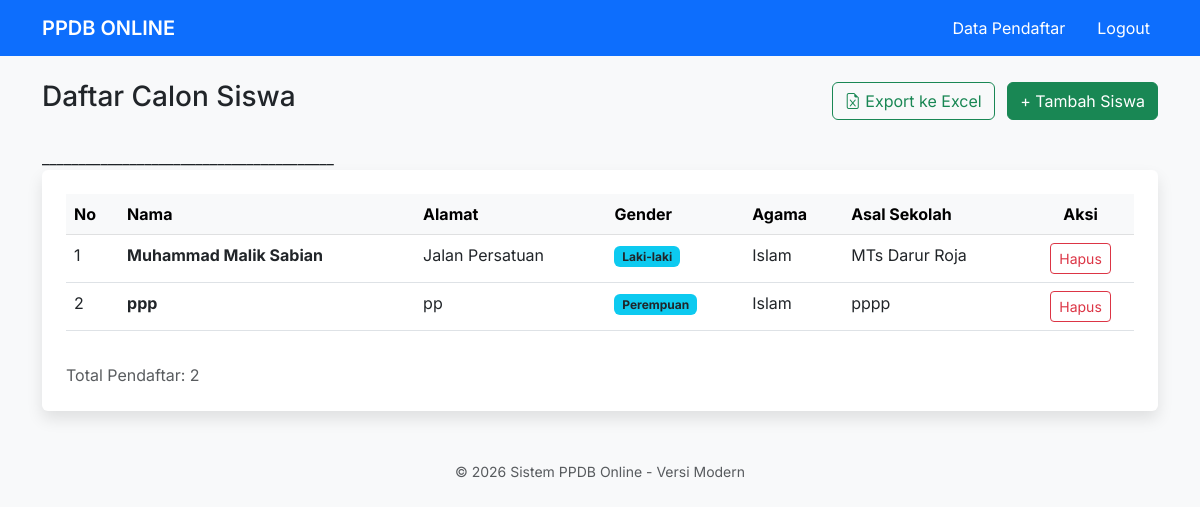
Screenshot of /listsiswa.php (signed in) with the database file from the repository.
### tables this page shows
CREATE TABLE `calon_siswa` (
  `id` int(11) NOT NULL,
  `nama` varchar(100) NOT NULL,
  `alamat` text NOT NULL,
  `jenis_kelamin` enum('Laki-laki','Perempuan') NOT NULL,
  `agama` varchar(20) NOT NULL,
  `sekolah_asal` varchar(100) NOT NULL,
  `tanggal_daftar` timestamp NOT NULL DEFAULT current_timestamp()
);

### listsiswa.php (the view, shortened to what this page needs)
<?php
include("config.php");
include("header.php");
?>
<div class="d-flex justify-content-between align-items-center mb-4">
    <h2 class="h3">Daftar Calon Siswa</h2>
    <div>
        <a href="exportexcel.php" class="btn btn-outline-success me-2">
            <i class="bi bi-file-earmark-excel"></i> Export ke Excel
        </a>
        <a href="formdaftar.php" class="btn btn-success">+ Tambah Siswa</a>
    </div>
</div>
________________________________________
<div class="card p-4">
    <div class="table-responsive">
        <table class="table table-hover">
            <thead class="table-light">
                <tr>
                    <th>No</th>
                    <th>Nama</th>
                    <th>Alamat</th>
                    <th>Gender</th>
                    <th>Agama</th>
                    <th>Asal Sekolah</th>
                    <th class="text-center">Aksi</th>
                </tr>
            </thead>
            <tbody>
                <?php
                $sql = "SELECT * FROM calon_siswa";
                $query = mysqli_query($db, $sql);
                $no = 1;
                while($siswa = mysqli_fetch_array($query)){
                    echo "<tr>";
                    echo "<td>".$no++."</td>";
                    echo "<td><strong>".$siswa['nama']."</strong></td>";
                    echo "<td>".$siswa['alamat']."</td>";
                    echo "<td><span class='badge bg-info text-dark'>".$siswa['jenis_kelamin']."</span></td>";
                    echo "<td>".$siswa['agama']."</td>";
                    echo "<td>".$siswa['sekolah_asal']."</td>";
                    echo "<td class='text-center'>
                            <a href='hapus.php?id=".$siswa['id']."' class='btn btn-outline-danger btn-sm' onclick='return confirm(\"Hapus data ini?\")'>Hapus</a>
                          </td>";
                    echo "</tr>";
                }
                ?>
            </tbody>
        </table>
    </div>
    <div class="mt-3 text-muted">Total Pendaftar: <?php echo mysqli_num_rows($query) ?></div>
</div>
<?php include("footer.php"); ?>

### header.php (shortened to what this page needs)
<!DOCTYPE html>
<html lang="id">
<head>
    <link href="https://cdn.jsdelivr.net/npm/bootstrap@5.3.0/dist/css/bootstrap.min.css" rel="stylesheet">
    <link rel="stylesheet" href="https://cdn.jsdelivr.net/npm/bootstrap-icons@1.11.1/font/bootstrap-icons.css">
</head>
<body>
<nav class="navbar navbar-expand-lg navbar-dark bg-primary mb-4">
    <div class="container">
        <a class="navbar-brand" href="#">PPDB ONLINE</a>
        <div class="navbar-nav ms-auto">
            <a class="nav-link active" href="listsiswa.php">Data Pendaftar</a>
            <a class="nav-link btn btn-danger btn-sm text-white ms-lg-3" href="logout.php">Logout</a>
        </div>
    </div>
</nav>
<div class="container">

### footer.php
</div> <script src="https://cdn.jsdelivr.net/npm/bootstrap@5.3.0/dist/js/bootstrap.bundle.min.js"></script>
    <footer class="text-center mt-5 mb-3 text-muted">
        <small>&copy; 2026 Sistem PPDB Online - Versi Modern</small>
    </footer>
</body>
</html>

### header.php (style rules this page uses)
body { font-family: 'Inter', sans-serif; background-color: #f8f9fa; }
.card { border: none; box-shadow: 0 0.5rem 1rem rgba(0, 0, 0, 0.1); }
.navbar-brand { font-weight: 600; }

### rows the page displays
calon_siswa: nama "Muhammad Malik Sabian", alamat "Jalan Persatuan", jenis_kelamin "Laki-laki", agama "Islam", sekolah_asal "MTs Darur Roja"
calon_siswa: nama "ppp", alamat "pp", jenis_kelamin "Perempuan", agama "Islam", sekolah_asal "pppp"

### other values shown
mysqli_num_rows($query) "2"
